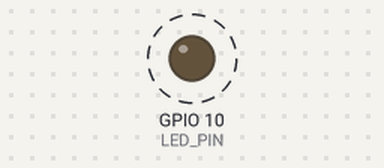
Simulated run of this program. Board: Seeed XIAO ESP32-C3. On the bench: output pins drawn as LEDs (lit = HIGH). Dashed ring = blinking.

Above: at 0.17 s.
Timing chart, 0 to 3.0 s (numbered marks = the images above):
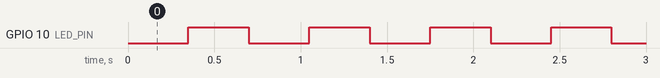

The program:

main.cpp
```cpp
/*
        _          _ ______ _____ _____
       (_)        | |  ____|  __ \_   _|
  _ __  ___  _____| | |__  | |  | || |
 | '_ \| \ \/ / _ \ |  __| | |  | || |
 | |_) | |>  <  __/ | |____| |__| || |_
 | .__/|_/_/\_\___|_|______|_____/_____|
 | |
 |_|

https://links.pixeledi.eu
ESP32 Timer | 01.2025

  Ein Hardware-Timer läuft unabhängig von der CPU und FreeRTOS. Er arbeitet direkt
  auf der Hardware des ESP32 und löst präzise Interrupts aus,
  selbst wenn die CPU ausgelastet ist. Er eignet sich für zeitkritische
  Aufgaben mit geringer Latenz.

  Der FreeRTOS-Scheduler hingegen steuert die Ausführung von Tasks
  im Betriebssystem. Er basiert auf einem internen Tick-Timer, der
  typischerweise alle 1 ms (1 kHz) einen Interrupt auslöst. FreeRTOS-Timer
  sind Software-Timer, die innerhalb dieses Ticks laufen, was weniger präzise
  und abhängig von der CPU-Auslastung ist.

  Der Timer wird auf 1 MHz eingestellt, damit er genau 1 Schritt pro Mikrosekunde zählt.
  Das erleichtert die Zeitberechnung, da Intervalle direkt in Mikrosekunden angegeben
  werden können.

  Der Prescaler teilt dazu die ursprüngliche Eingangsfrequenz
  des ESP32 von 80 MHz (80 Millionen Schritte pro Sekunde) durch 80.
  So läuft der Timer langsamer, bleibt aber präzise und einfach zu konfigurieren.

*/
#include <Arduino.h>
#define LED_PIN 10
hw_timer_t *timer=NULL;

void IRAM_ATTR Timer0_ISR0(){
  digitalWrite(LED_PIN, !digitalRead(LED_PIN));
}
void setup() {
  pinMode(LED_PIN, OUTPUT);
  timer=timerBegin(1000000);
  timerAttachInterrupt(timer, &Timer0_ISR0);
  timerAlarm(timer, 350000, true, 0);
}
void loop() {
// Timer übernimmt die Arbeit
}
```

Measured:
- by itself, GPIO 10 (LED_PIN): alternates HIGH for 0.35 s and LOW for 0.35 s
